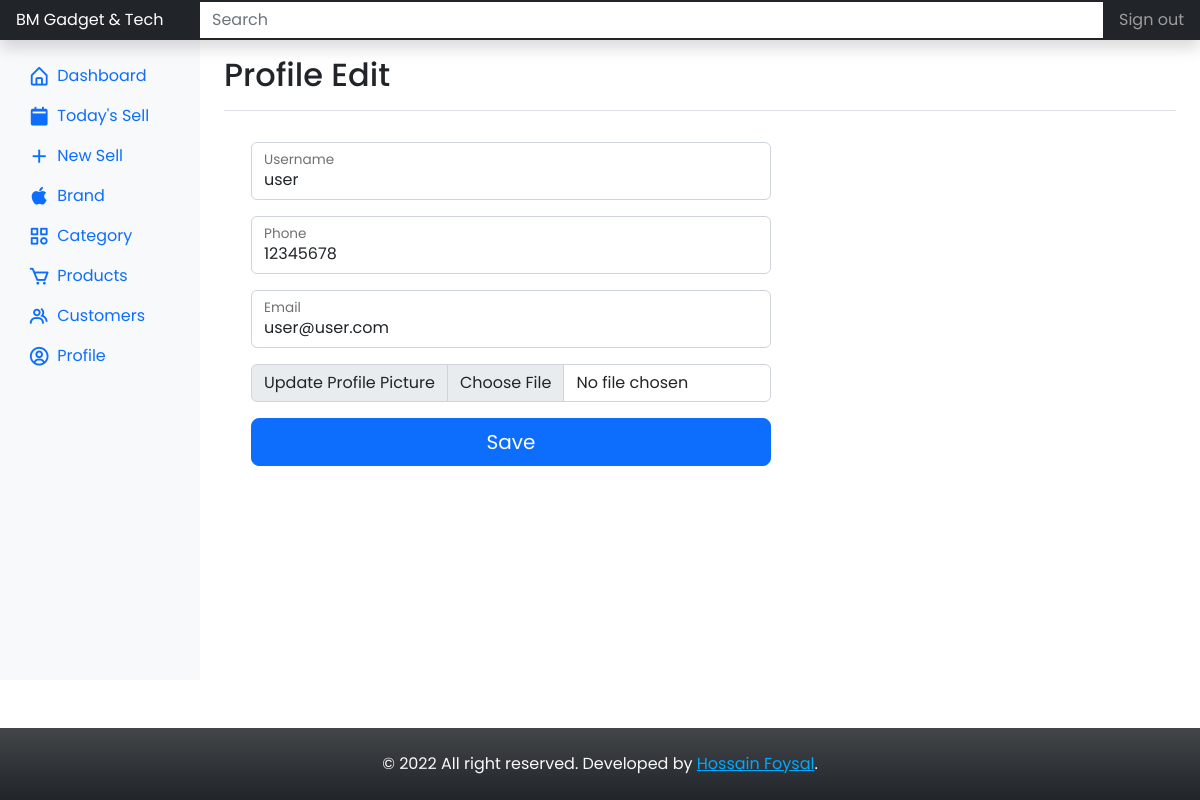
The app's page /dashboard/profile/edit/ (signed in), older data.
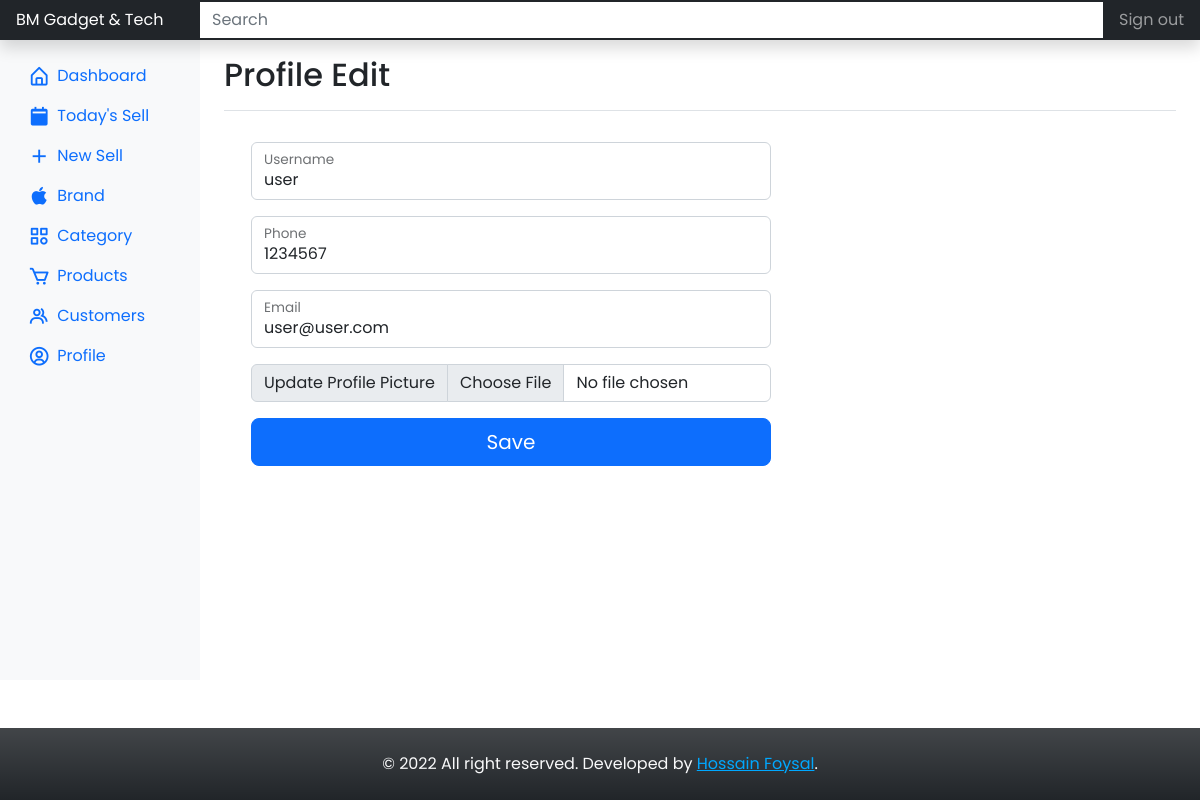
The same page, newer data.
### app/models.py (models this page shows)
class Users(db.Model, UserMixin):
    __tablename__ = 'users'
    id = db.Column(db.Integer, primary_key=True)
    username = db.Column(db.String(20), unique=True)
    phone = db.Column(db.String(12), unique=True)
    email = db.Column(db.String(120), unique=True, nullable=False)
    profile = db.Column(db.String(), nullable=False, default='default.jpg')
    password = db.Column(db.String(60), nullable=False)
    user_role = db.Column(db.String(60), default="user")
    join_date = db.Column(db.DateTime, nullable=False, default=datetime.utcnow)
    ip = db.Column(db.String(60))
    user_dailysells = db.relationship('DailySells', backref='user_dailysells', lazy=True)

### app/dashboard/views.py (the view, shortened to what this page needs)
@dashboard.route('/dashboard/profile/edit/', methods=['GET', 'POST'])
@login_required
def user_profile_edit():
    form = UpdateProfileForm()
    user = current_user
    if request.method == 'GET':
        form.phone.data = current_user.phone
        form.username.data = current_user.username
        form.email.data = current_user.email
    return render_template('dashboard/profile_edit.html', user=user, form=form)

### app/dashboard/forms.py (shortened to what this page needs)
class UpdateProfileForm(FlaskForm):
    username = StringField(
        'Username',
        validators = [
            Length(min=2, max=20)
        ]
    )
    email = StringField(
        'Email',
        validators = [
            Email()
        ]
    )
    phone = StringField(
        'Phone',
        validators=[
            DataRequired(),
            Length(min=1, max=11)
        ]
    )
    picture = FileField(
        'Update Profile Picture',
        validators = [
            FileAllowed(['jpg','jpeg','png'])
        ]
    )
    submit = SubmitField('Save')

### app/models.py (called while the page is built)
@login_manager.user_loader
def load_user(user_id):
    return Users.query.get(int(user_id))

### app/templates/dashboard/profile_edit.html (shortened to what this page needs)
{% extends 'layouts/root-dashboard.html' %}
{% block body %}
<header class="navbar navbar-dark sticky-top bg-dark flex-md-nowrap p-0 shadow">
    <a class="navbar-brand col-md-3 col-lg-2 me-0 px-3 fs-6" href="#">
        BM Gadget & Tech
    </a>
    <input class="form-control form-control-dark w-100 rounded-0 border-0" type="text" placeholder="Search"
        aria-label="Search" />
    <div class="navbar-nav">
        <div class="nav-item text-nowrap">
            <a class="nav-link px-3" href="{{ url_for('dashboard.user_logout') }}">Sign out </a>
        </div>
    </div>
</header>
<div class="container-fluid">
    <div class="row">
        {% include 'helpers/_dashboard_side_nav.html' %}
        <main class="col-md-9 ms-sm-auto col-lg-10 px-md-4">
            <div
                class="d-flex justify-content-between flex-wrap flex-md-nowrap align-items-center pt-3 pb-2 mb-3 border-bottom">
                <h1 class="h2">Profile Edit</h1>
            </div>
            <div class="container">
                <div class="form-profile-update mb-5">
                    <form method="POST" action="" enctype="multipart/form-data">
                        <div class="form-floating mb-3">
                            {% if form.username.errors %}
                            {{ form.username(
                                class="form-control is-invalid",
                                placeholder="username number"
                            ) }}
                            <div class="invalid-feedback">
                                {% for error in form.username.errors %}
                                <span>{{ error }}</span>
                                {% endfor %}
                            </div>
                            {% else %}
                            {{ form.username(
                                class="form-control",
                                placeholder="username number"
                            ) }}
                            {% endif %}
                            {{ form.username.label() }}
                        </div>
                        <div class="form-floating mb-3">
                            {% if form.phone.errors %}
                            {{ form.phone(
                                class="form-control is-invalid",
                                placeholder="phone number"
                            ) }}
                            <div class="invalid-feedback">
                                {% for error in form.phone.errors %}
                                <span>{{ error }}</span>
                                {% endfor %}
                            </div>
                            {% else %}
                            {{ form.phone(
                                class="form-control",
                                placeholder="phone number"
                            ) }}
                            {% endif %}
                            {{ form.phone.label() }}
                        </div>
                        <div class="form-floating mb-3">
                            {% if form.email.errors %}
                            {{ form.email(
                                class="form-control is-invalid",
                                placeholder="email number"
                            ) }}
                            <div class="invalid-feedback">
                                {% for error in form.email.errors %}
                                <span>{{ error }}</span>
                                {% endfor %}
                            </div>
                            {% else %}
                            {{ form.email(
                                class="form-control",
                                placeholder="email number"
                            ) }}
                            {% endif %}
                            {{ form.email.label() }}
                        </div>
                        <div class="input-group mb-3">
                            {{ form.picture.label(class="input-group-text") }}
                            {% if form.picture.errors %}
                            {{ form.picture(
                                class="form-control is-invalid",
                                placeholder="Profile Picture"
                            ) }}
                            <div class="invalid-feedback">
                                {% for error in form.picture.errors %}
                                <span>{{ error }}</span>
                                {% endfor %}
                            </div>
                            {% else %}
                            {{ form.picture(
                                class="form-control",
                                placeholder="Profile Picture"
                            ) }}
                            {% endif %}
                        </div>
                        {{ form.submit(class="btn btn-lg btn-primary w-100 mx-0 mb-2") }}
                    </form>
                </div>
            </div>
        </main>
    </div>
</div>
{% endblock %}

### app/templates/layouts/root-dashboard.html (shortened to what this page needs)
<!DOCTYPE html>
<html lang="en">
    <head>
        <link href='https://unpkg.com/boxicons@2.1.2/css/boxicons.min.css' rel='stylesheet'>
        <link rel="stylesheet" href="{{ url_for('static', filename='css/bootstrap.min.css') }}">
        <link rel="stylesheet" href="{{ url_for('static', filename='css/customize.css') }}">
    </head>
    </head>
    <body>
        {% block body %}
        {% endblock %}
        <footer class="bg-dark bg-gradient py-4 mt-5">
            <div class="container text-center text-light">
                &copy; <span id="yearvalue">20xx</span> All right reserved.
                Developed by
                <a href="https://hossainfoysal.com" style="color: #00a8ff">Hossain Foysal</a>.
            </div>
        </footer>
    </body>
</html>

### app/templates/helpers/_dashboard_side_nav.html
<nav id="sidebarMenu" class="col-md-3 col-lg-2 d-md-block bg-light sidebar collapse">
	<div class="position-sticky pt-3 sidebar-sticky">
		<ul class="nav flex-column">
			<li class="nav-item">
				<a class="nav-link active nav__icon" aria-current="page"
					href="{{ url_for('dashboard.admin_dashboard') }}">
					<i class="bx bx-home-alt"></i>
					Dashboard
				</a>
			</li>
			<li class="nav-item">
				<a class="nav-link nav__icon" href="{{ url_for('dashboard.todaysell') }}">
					<i class='bx bxs-calendar-alt'></i>
					Today's Sell
				</a>
			</li>
			<li class="nav-item">
				<a class="nav-link nav__icon" href="{{ url_for('dashboard.newsell') }}">
					<i class='bx bx-plus'></i>
					New Sell
				</a>
			</li>
			<li class="nav-item">
				<a class="nav-link nav__icon" href="{{ url_for('dashboard.brand') }}">
					<i class='bx bxl-apple'></i>
					Brand
				</a>
			</li>
			<li class="nav-item">
				<a class="nav-link nav__icon" href="{{ url_for('dashboard.category') }}">
					<i class='bx bx-category'></i>
					Category
				</a>
			</li>
			<li class="nav-item">
				<a class="nav-link nav__icon" href="{{ url_for('dashboard.products') }}">
					<i class="bx bx-cart"></i>
					Products
				</a>
			</li>
			<li class="nav-item">
				<a class="nav-link nav__icon" href="{{ url_for('dashboard.customer') }}">
					<i class="bx bx-group"></i>
					Customers
				</a>
			</li>
			<li class="nav-item">
				<a class="nav-link nav__icon" href="{{ url_for('dashboard.user_profile') }}">
					<i class='bx bx-user-circle'></i>
					Profile
				</a>
			</li>
		</ul>
	</div>
</nav>

### app/static/css/customize.css (style rules this page uses)
body { font-family: "Poppins", sans-serif; }
main { min-height: 80vh; }
.bx { font-size: 1.4rem; }
.form-profile-update { max-width: 550px; padding: 15px }
.nav__icon { display: flex; align-items: center; }
.nav__icon i { margin-right: 0.43rem; }

Row changes from the older to the newer data that the page shows:
changed Users "user": phone "12345678" → "1234567"
